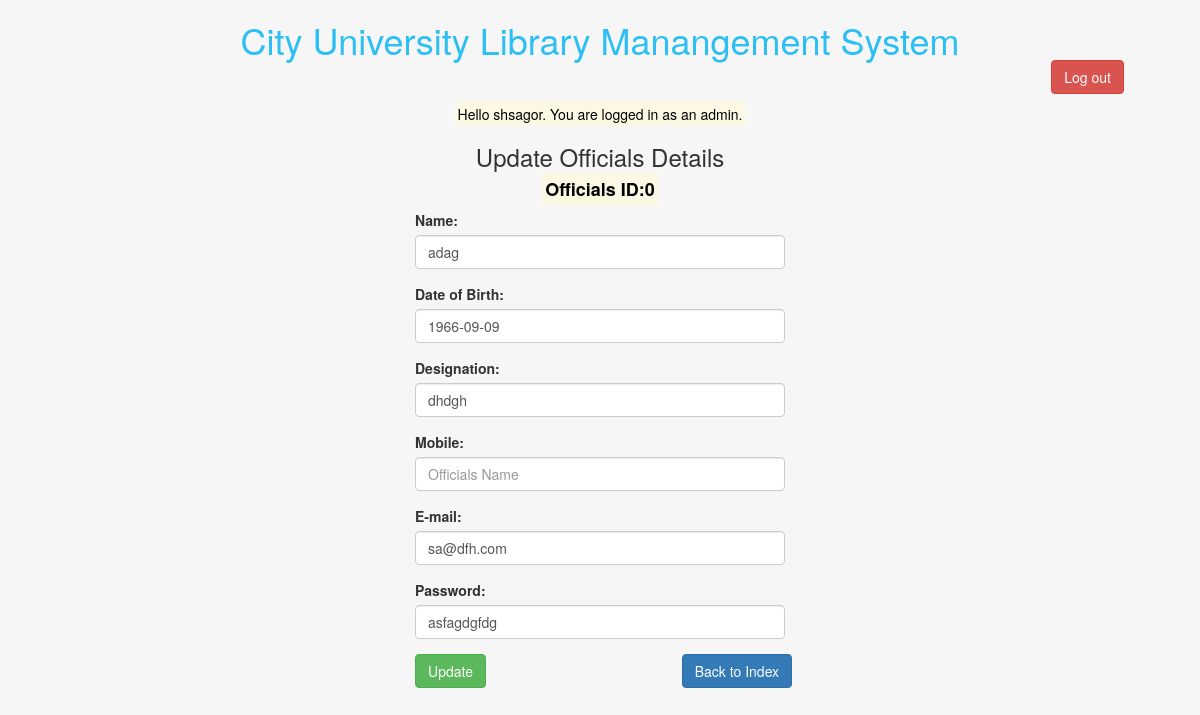
The app's page /officials_update_admin.php?off_id=0 (signed in) with its own data.
### tables this page shows
CREATE TABLE IF NOT EXISTS `officials` (
  `off_id` int(8) NOT NULL,
  `off_name` varchar(50) NOT NULL,
  `off_dob` date NOT NULL,
  `off_desig` varchar(50) NOT NULL,
  `off_mob` varchar(11) NOT NULL,
  `off_mail` varchar(50) NOT NULL,
  `off_pass` varchar(16) NOT NULL
);

### officials_update_admin.php (the view, shortened to what this page needs)
<?php require_once('Connections/lib_ss.php'); ?>
<html>
<head>
</head>
<link rel="stylesheet" href="css/bootstrap.css"/>
</head>
<div class="container">
<h1 style="text-align:center; color:#2CBFF4;">City University Library Manangement System
<div class="row">
<div class="col-md-2 col-md-offset-10">
    <a href="logout.php" class="btn btn-danger" role="button">Log out</a>  </h1>
</div>
<center><mark>
<?php
if(isset($_SESSION["access_level"]) && $_SESSION["access_level"]==0){
	echo "Hello ".$_SESSION["id"].". You are logged in as an admin.<br/>";
	}
else{
	header("Location:index.php?err=2");
	}
    ?> </mark></center>
<?php
if (!function_exists("GetSQLValueString")) {
function GetSQLValueString($theValue, $theType, $theDefinedValue = "", $theNotDefinedValue = "")
{
  $theValue = function_exists("mysql_real_escape_string") ? mysql_real_escape_string($theValue) : mysql_escape_string($theValue);
  switch ($theType) {
    case "long":
    case "int":
      $theValue = ($theValue != "") ? intval($theValue) : "NULL";
      break;
  }
  return $theValue;
}
}
$editFormAction = $_SERVER['PHP_SELF'];
if (isset($_SERVER['QUERY_STRING'])) {
  $editFormAction .= "?" . htmlentities($_SERVER['QUERY_STRING']);
}
$colname_rsOfficials = "-1";
if (isset($_GET['off_id'])) {
  $colname_rsOfficials = $_GET['off_id'];
}
$query_rsOfficials = sprintf("SELECT * FROM officials WHERE off_id = %s", GetSQLValueString($colname_rsOfficials, "int"));
$rsOfficials = mysql_query($query_rsOfficials, $lib_ss) or die(mysql_error());
$row_rsOfficials = mysql_fetch_assoc($rsOfficials);
?>
<body>
<div class="row">
    <center><p><h3>Update Officials Details</h3></p> </center>
	<center><h4><strong><mark>Officials ID:<?php echo $row_rsOfficials['off_id']; ?></mark></strong></h4> </div>
<div class="col-xs-12 col-md-4 col-md-offset-4">
<form action="<?php echo $editFormAction; ?>" method="post" name="form1" id="form1" data-toggle="validator">
<div class="form-group">
    <label for="exampleInputEmail1">Name:</label>
    <input type="text" class="form-control" id="exampleInputEmail1" name="off_name" placeholder="Officials Name" value="<?php echo htmlentities($row_rsOfficials['off_name'], ENT_COMPAT, 'utf-8'); ?>" required>
  </div>
<div class="form-group">
    <label for="exampleInputEmail1">Date of Birth:</label>
    <input type="text" class="form-control" id="exampleInputEmail1" name="off_dob" placeholder="Officials Name" value="<?php echo htmlentities($row_rsOfficials['off_dob'], ENT_COMPAT, 'utf-8'); ?>" required>
  </div>
  <div class="form-group">
    <label for="exampleInputEmail1">Designation:</label>
    <input type="text" class="form-control" id="exampleInputEmail1" name="off_desig" placeholder="Officials Name" value="<?php echo htmlentities($row_rsOfficials['off_desig'], ENT_COMPAT, 'utf-8'); ?>" required>
  </div>
  <div class="form-group">
    <label for="exampleInputEmail1">Mobile:</label>
    <input type="number" class="form-control" id="exampleInputEmail1" name="off_mob" placeholder="Officials Name" value="<?php echo htmlentities($row_rsOfficials['off_mob'], ENT_COMPAT, 'utf-8'); ?>" required>
  </div>
 <div class="form-group">
    <label for="exampleInputEmail1">E-mail:</label>
    <input type="email" class="form-control" id="exampleInputEmail1" name="off_mail" placeholder="Officials Name" value="<?php echo htmlentities($row_rsOfficials['off_mail'], ENT_COMPAT, 'utf-8'); ?>" required>
  </div>
<div class="form-group">
    <label for="exampleInputEmail1">Password:</label>
    <input type="text" class="form-control" id="exampleInputEmail1" name="off_pass" placeholder="Officials Name" value="<?php echo htmlentities($row_rsOfficials['off_pass'], ENT_COMPAT, 'utf-8'); ?>" required>
  </div>
<div class="row">
    <div class="col-md-2 col-md-offset-0">
<input class="btn btn-success" type="submit"  name="submitBtn" id="submitBtn" value="Update" />
        </div>
<div class="col-md-2 col-md-offset-6">
    <a href="officials_index_admin.php" class="btn btn-primary" role="button">Back to Index</a>
    </div>
</div>
</form>
<p>&nbsp;</p>
</body>
</html>

### officials_update_admin.php (style rules this page uses)
body { background-color: #F6f6f6; }

### records on screen
officials: off_id "0", off_name "adag", off_dob "1966-09-09", off_desig "dhdgh", off_mail "sa@dfh.com", off_pass "asfagdgfdg"

### other values on screen
$_SESSION["id"] "shsagor"
